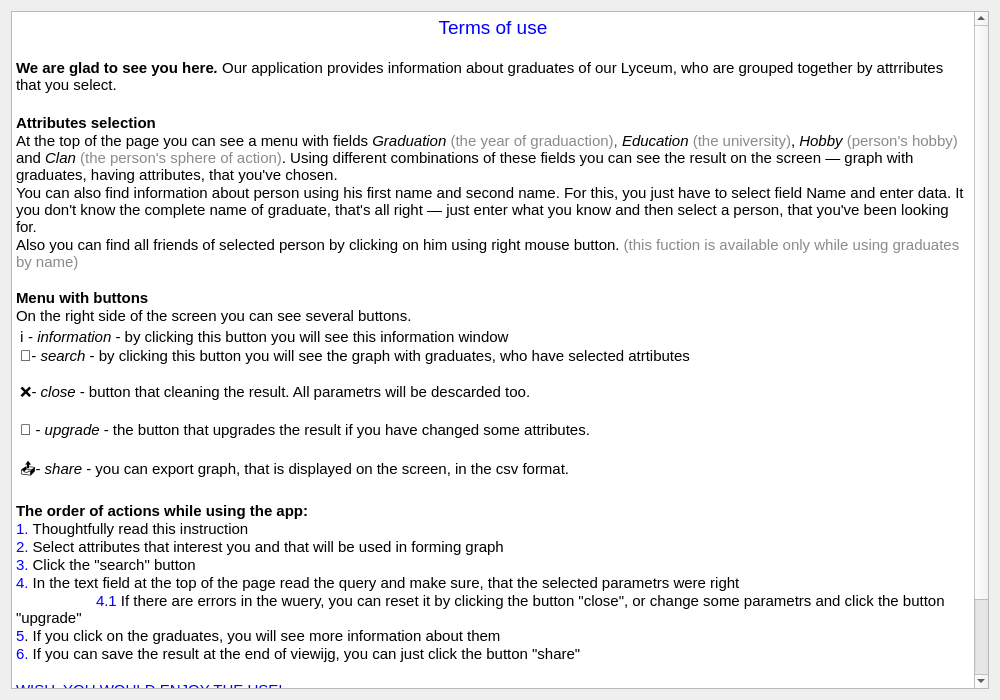
<?xml version="1.0" encoding="UTF-8"?>
<ui version="4.0">
 <class>Dialog</class>
 <widget class="QDialog" name="Dialog">
  <property name="windowModality">
   <enum>Qt::WindowModal</enum>
  </property>
  <property name="geometry">
   <rect>
    <x>0</x>
    <y>0</y>
    <width>1000</width>
    <height>700</height>
   </rect>
  </property>
  <property name="minimumSize">
   <size>
    <width>1000</width>
    <height>700</height>
   </size>
  </property>
  <property name="windowTitle">
   <string>Info</string>
  </property>
  <property name="sizeGripEnabled">
   <bool>false</bool>
  </property>
  <property name="modal">
   <bool>true</bool>
  </property>
  <layout class="QGridLayout" name="gridLayout">
   <item row="0" column="0">
    <widget class="QTextBrowser" name="info_txt">
     <property name="minimumSize">
      <size>
       <width>760</width>
       <height>540</height>
      </size>
     </property>
     <property name="autoFillBackground">
      <bool>false</bool>
     </property>
     <property name="styleSheet">
      <string notr="true"/>
     </property>
     <property name="verticalScrollBarPolicy">
      <enum>Qt::ScrollBarAsNeeded</enum>
     </property>
     <property name="html">
      <string>&lt;!DOCTYPE HTML PUBLIC &quot;-//W3C//DTD HTML 4.0//EN&quot; &quot;http://www.w3.org/TR/REC-html40/strict.dtd&quot;&gt;
&lt;html&gt;&lt;head&gt;&lt;meta name=&quot;qrichtext&quot; content=&quot;1&quot; /&gt;&lt;style type=&quot;text/css&quot;&gt;
p, li { white-space: pre-wrap; }
&lt;/style&gt;&lt;/head&gt;&lt;body style=&quot; font-family:'MS Shell Dlg 2'; font-size:7.875pt; font-weight:400; font-style:normal;&quot;&gt;
&lt;p align=&quot;center&quot; style=&quot; margin-top:0px; margin-bottom:0px; margin-left:0px; margin-right:0px; -qt-block-indent:0; text-indent:0px;&quot;&gt;&lt;span style=&quot; font-family:'.AppleSystemUIFont'; font-size:14pt; color:#0000ff;&quot;&gt;Terms of use&lt;/span&gt;&lt;/p&gt;
&lt;p style=&quot;-qt-paragraph-type:empty; margin-top:0px; margin-bottom:0px; margin-left:0px; margin-right:0px; -qt-block-indent:0; text-indent:0px; font-family:'.AppleSystemUIFont'; font-size:13pt;&quot;&gt;&lt;br /&gt;&lt;/p&gt;
&lt;p style=&quot; margin-top:0px; margin-bottom:0px; margin-left:0px; margin-right:0px; -qt-block-indent:0; text-indent:0px;&quot;&gt;&lt;span style=&quot; font-family:'.AppleSystemUIFont'; font-size:11pt; font-weight:600;&quot;&gt;We are glad to see you here&lt;/span&gt;&lt;span style=&quot; font-family:'.AppleSystemUIFont'; font-size:11pt; font-weight:600; font-style:italic;&quot;&gt;.&lt;/span&gt;&lt;span style=&quot; font-family:'.AppleSystemUIFont'; font-size:11pt;&quot;&gt; Our application provides information about graduates of our Lyceum, who are grouped together by attrributes that you select. &lt;/span&gt;&lt;/p&gt;
&lt;p style=&quot;-qt-paragraph-type:empty; margin-top:0px; margin-bottom:0px; margin-left:0px; margin-right:0px; -qt-block-indent:0; text-indent:0px; font-family:'.AppleSystemUIFont'; font-size:13pt;&quot;&gt;&lt;br /&gt;&lt;/p&gt;
&lt;p style=&quot; margin-top:0px; margin-bottom:0px; margin-left:0px; margin-right:0px; -qt-block-indent:0; text-indent:0px;&quot;&gt;&lt;span style=&quot; font-family:'.AppleSystemUIFont'; font-size:11pt; font-weight:600;&quot;&gt;Attributes selection&lt;/span&gt;&lt;/p&gt;
&lt;p style=&quot; margin-top:0px; margin-bottom:0px; margin-left:0px; margin-right:0px; -qt-block-indent:0; text-indent:0px;&quot;&gt;&lt;span style=&quot; font-family:'.AppleSystemUIFont'; font-size:11pt;&quot;&gt;At the top of the page you can see a menu with fields &lt;/span&gt;&lt;span style=&quot; font-family:'.AppleSystemUIFont'; font-size:11pt; font-style:italic;&quot;&gt;Graduation &lt;/span&gt;&lt;span style=&quot; font-family:'.AppleSystemUIFont'; font-size:11pt; color:#8a8a8a;&quot;&gt;(the year of graduaction)&lt;/span&gt;&lt;span style=&quot; font-family:'.AppleSystemUIFont'; font-size:11pt; color:#505050;&quot;&gt;, &lt;/span&gt;&lt;span style=&quot; font-family:'.AppleSystemUIFont'; font-size:11pt; font-style:italic; color:#000000;&quot;&gt;Education&lt;/span&gt;&lt;span style=&quot; font-family:'.AppleSystemUIFont'; font-size:11pt; color:#8a8a8a;&quot;&gt; (the university)&lt;/span&gt;&lt;span style=&quot; font-family:'.AppleSystemUIFont'; font-size:11pt; color:#000000;&quot;&gt;, &lt;/span&gt;&lt;span style=&quot; font-family:'.AppleSystemUIFont'; font-size:11pt; font-style:italic; color:#000000;&quot;&gt;Hobby&lt;/span&gt;&lt;span style=&quot; font-family:'.AppleSystemUIFont'; font-size:11pt; color:#000000;&quot;&gt; &lt;/span&gt;&lt;span style=&quot; font-family:'.AppleSystemUIFont'; font-size:11pt; color:#8a8a8a;&quot;&gt;(person's hobby)&lt;/span&gt;&lt;span style=&quot; font-family:'.AppleSystemUIFont'; font-size:11pt; color:#000000;&quot;&gt; and &lt;/span&gt;&lt;span style=&quot; font-family:'.AppleSystemUIFont'; font-size:11pt; font-style:italic; color:#000000;&quot;&gt;Clan&lt;/span&gt;&lt;span style=&quot; font-family:'.AppleSystemUIFont'; font-size:11pt; color:#000000;&quot;&gt; &lt;/span&gt;&lt;span style=&quot; font-family:'.AppleSystemUIFont'; font-size:11pt; color:#8a8a8a;&quot;&gt;(the person's sphere of action)&lt;/span&gt;&lt;span style=&quot; font-family:'.AppleSystemUIFont'; font-size:11pt; color:#000000;&quot;&gt;. Using different combinations of these fields you can see the result on the screen &lt;/span&gt;&lt;span style=&quot; font-family:'.AppleSystemUIFont'; font-size:11pt;&quot;&gt;— graph with graduates, having attributes, that you've chosen.&lt;/span&gt;&lt;/p&gt;
&lt;p style=&quot; margin-top:0px; margin-bottom:0px; margin-left:0px; margin-right:0px; -qt-block-indent:0; text-indent:0px;&quot;&gt;&lt;span style=&quot; font-family:'.AppleSystemUIFont'; font-size:11pt;&quot;&gt;You can also find information about person using his first name and second name. For this, you just have to select field Name and enter data. It you don't know the complete name of graduate, that's all right — just enter what you know and then select a person, that you've been looking for.&lt;/span&gt;&lt;/p&gt;
&lt;p style=&quot; margin-top:0px; margin-bottom:0px; margin-left:0px; margin-right:0px; -qt-block-indent:0; text-indent:0px;&quot;&gt;&lt;span style=&quot; font-family:'.AppleSystemUIFont'; font-size:11pt;&quot;&gt;Also you can find all friends of selected person by clicking on him using right mouse button. &lt;/span&gt;&lt;span style=&quot; font-family:'.AppleSystemUIFont'; font-size:11pt; color:#8a8a8a;&quot;&gt;(this fuction is available only while using graduates by name)&lt;/span&gt;&lt;/p&gt;
&lt;p style=&quot;-qt-paragraph-type:empty; margin-top:0px; margin-bottom:0px; margin-left:0px; margin-right:0px; -qt-block-indent:0; text-indent:0px; font-family:'.AppleSystemUIFont'; font-size:11pt;&quot;&gt;&lt;br /&gt;&lt;/p&gt;
&lt;p style=&quot; margin-top:0px; margin-bottom:0px; margin-left:0px; margin-right:0px; -qt-block-indent:0; text-indent:0px;&quot;&gt;&lt;span style=&quot; font-family:'.AppleSystemUIFont'; font-size:11pt; font-weight:600;&quot;&gt;Menu with buttons&lt;/span&gt;&lt;/p&gt;
&lt;p style=&quot; margin-top:0px; margin-bottom:0px; margin-left:0px; margin-right:0px; -qt-block-indent:0; text-indent:0px;&quot;&gt;&lt;span style=&quot; font-family:'.AppleSystemUIFont'; font-size:11pt;&quot;&gt;On the right side of the screen you can see several buttons.&lt;/span&gt;&lt;/p&gt;
&lt;p style=&quot; margin-top:0px; margin-bottom:0px; margin-left:0px; margin-right:0px; -qt-block-indent:0; text-indent:0px;&quot;&gt;&lt;span style=&quot; font-family:'.AppleSystemUIFont'; font-size:11pt;&quot;&gt; ℹ - &lt;/span&gt;&lt;span style=&quot; font-family:'.AppleSystemUIFont'; font-size:11pt; font-style:italic;&quot;&gt;information&lt;/span&gt;&lt;span style=&quot; font-family:'.AppleSystemUIFont'; font-size:11pt;&quot;&gt; - by clicking this button you will see this information window&lt;/span&gt;&lt;/p&gt;
&lt;p style=&quot; margin-top:0px; margin-bottom:0px; margin-left:0px; margin-right:0px; -qt-block-indent:0; text-indent:0px;&quot;&gt;&lt;span style=&quot; font-family:'.AppleSystemUIFont'; font-size:11pt;&quot;&gt; 🔎- &lt;/span&gt;&lt;span style=&quot; font-family:'.AppleSystemUIFont'; font-size:11pt; font-style:italic;&quot;&gt;search&lt;/span&gt;&lt;span style=&quot; font-family:'.AppleSystemUIFont'; font-size:11pt;&quot;&gt; - by clicking this button you will see the graph with graduates, who have selected atrtibutes &lt;/span&gt;&lt;/p&gt;
&lt;p style=&quot;-qt-paragraph-type:empty; margin-top:0px; margin-bottom:0px; margin-left:0px; margin-right:0px; -qt-block-indent:0; text-indent:0px; font-family:'.AppleSystemUIFont'; font-size:11pt;&quot;&gt;&lt;br /&gt;&lt;/p&gt;
&lt;p style=&quot; margin-top:0px; margin-bottom:0px; margin-left:0px; margin-right:0px; -qt-block-indent:0; text-indent:0px;&quot;&gt;&lt;span style=&quot; font-family:'.AppleSystemUIFont'; font-size:11pt;&quot;&gt; ❌- &lt;/span&gt;&lt;span style=&quot; font-family:'.AppleSystemUIFont'; font-size:11pt; font-style:italic;&quot;&gt;close&lt;/span&gt;&lt;span style=&quot; font-family:'.AppleSystemUIFont'; font-size:11pt;&quot;&gt; - button that cleaning the result. All parametrs will be descarded too.&lt;/span&gt;&lt;/p&gt;
&lt;p style=&quot;-qt-paragraph-type:empty; margin-top:0px; margin-bottom:0px; margin-left:0px; margin-right:0px; -qt-block-indent:0; text-indent:0px; font-family:'.AppleSystemUIFont'; font-size:11pt;&quot;&gt;&lt;br /&gt;&lt;/p&gt;
&lt;p style=&quot; margin-top:0px; margin-bottom:0px; margin-left:0px; margin-right:0px; -qt-block-indent:0; text-indent:0px;&quot;&gt;&lt;span style=&quot; font-family:'.AppleSystemUIFont'; font-size:11pt;&quot;&gt; 🔄 - &lt;/span&gt;&lt;span style=&quot; font-family:'.AppleSystemUIFont'; font-size:11pt; font-style:italic;&quot;&gt;upgrade&lt;/span&gt;&lt;span style=&quot; font-family:'.AppleSystemUIFont'; font-size:11pt;&quot;&gt; - the button that upgrades the result if you have changed some attributes.&lt;/span&gt;&lt;/p&gt;
&lt;p style=&quot;-qt-paragraph-type:empty; margin-top:0px; margin-bottom:0px; margin-left:0px; margin-right:0px; -qt-block-indent:0; text-indent:0px; font-family:'.AppleSystemUIFont'; font-size:11pt;&quot;&gt;&lt;br /&gt;&lt;/p&gt;
&lt;p style=&quot; margin-top:0px; margin-bottom:0px; margin-left:0px; margin-right:0px; -qt-block-indent:0; text-indent:0px;&quot;&gt;&lt;span style=&quot; font-family:'.AppleSystemUIFont'; font-size:11pt;&quot;&gt; 📤- &lt;/span&gt;&lt;span style=&quot; font-family:'.AppleSystemUIFont'; font-size:11pt; font-style:italic;&quot;&gt;share&lt;/span&gt;&lt;span style=&quot; font-family:'.AppleSystemUIFont'; font-size:11pt;&quot;&gt; - you can export graph, that is displayed on the screen, in the csv format.&lt;/span&gt;&lt;/p&gt;
&lt;p style=&quot;-qt-paragraph-type:empty; margin-top:0px; margin-bottom:0px; margin-left:0px; margin-right:0px; -qt-block-indent:0; text-indent:0px; font-family:'.AppleSystemUIFont'; font-size:11pt;&quot;&gt;&lt;br /&gt;&lt;/p&gt;
&lt;p style=&quot; margin-top:0px; margin-bottom:0px; margin-left:0px; margin-right:0px; -qt-block-indent:0; text-indent:0px;&quot;&gt;&lt;span style=&quot; font-family:'.AppleSystemUIFont'; font-size:11pt; font-weight:600;&quot;&gt;The order of actions while using the app:&lt;/span&gt;&lt;/p&gt;
&lt;p style=&quot; margin-top:0px; margin-bottom:0px; margin-left:0px; margin-right:0px; -qt-block-indent:0; text-indent:0px;&quot;&gt;&lt;span style=&quot; font-family:'.AppleSystemUIFont'; font-size:11pt; color:#0000ff;&quot;&gt;1. &lt;/span&gt;&lt;span style=&quot; font-family:'.AppleSystemUIFont'; font-size:11pt;&quot;&gt;Thoughtfully read this instruction&lt;/span&gt;&lt;/p&gt;
&lt;p style=&quot; margin-top:0px; margin-bottom:0px; margin-left:0px; margin-right:0px; -qt-block-indent:0; text-indent:0px;&quot;&gt;&lt;span style=&quot; font-family:'.AppleSystemUIFont'; font-size:11pt; color:#0000ff;&quot;&gt;2.&lt;/span&gt;&lt;span style=&quot; font-family:'.AppleSystemUIFont'; font-size:11pt;&quot;&gt; Select attributes that interest you and that will be used in forming graph&lt;/span&gt;&lt;/p&gt;
&lt;p style=&quot; margin-top:0px; margin-bottom:0px; margin-left:0px; margin-right:0px; -qt-block-indent:0; text-indent:0px;&quot;&gt;&lt;span style=&quot; font-family:'.AppleSystemUIFont'; font-size:11pt; color:#0000ff;&quot;&gt;3.&lt;/span&gt;&lt;span style=&quot; font-family:'.AppleSystemUIFont'; font-size:11pt;&quot;&gt; Click the &amp;quot;search&amp;quot; button&lt;/span&gt;&lt;/p&gt;
&lt;p style=&quot; margin-top:0px; margin-bottom:0px; margin-left:0px; margin-right:0px; -qt-block-indent:0; text-indent:0px;&quot;&gt;&lt;span style=&quot; font-family:'.AppleSystemUIFont'; font-size:11pt; color:#0000ff;&quot;&gt;4. &lt;/span&gt;&lt;span style=&quot; font-family:'.AppleSystemUIFont'; font-size:11pt;&quot;&gt;In the text field at the top of the page read the query and make sure, that the selected parametrs were right&lt;/span&gt;&lt;/p&gt;
&lt;p style=&quot; margin-top:0px; margin-bottom:0px; margin-left:0px; margin-right:0px; -qt-block-indent:0; text-indent:0px;&quot;&gt;&lt;span style=&quot; font-family:'.AppleSystemUIFont'; font-size:11pt;&quot;&gt;	&lt;/span&gt;&lt;span style=&quot; font-family:'.AppleSystemUIFont'; font-size:11pt; color:#0000ff;&quot;&gt;4.1 &lt;/span&gt;&lt;span style=&quot; font-family:'.AppleSystemUIFont'; font-size:11pt;&quot;&gt;If there are errors in the wuery, you can reset it by clicking the button &amp;quot;close&amp;quot;, or change some parametrs and click the button &amp;quot;upgrade&amp;quot;&lt;/span&gt;&lt;/p&gt;
&lt;p style=&quot; margin-top:0px; margin-bottom:0px; margin-left:0px; margin-right:0px; -qt-block-indent:0; text-indent:0px;&quot;&gt;&lt;span style=&quot; font-family:'.AppleSystemUIFont'; font-size:11pt; color:#0000ff;&quot;&gt;5&lt;/span&gt;&lt;span style=&quot; font-family:'.AppleSystemUIFont'; font-size:11pt;&quot;&gt;. If you click on the graduates, you will see more information about them&lt;/span&gt;&lt;/p&gt;
&lt;p style=&quot; margin-top:0px; margin-bottom:0px; margin-left:0px; margin-right:0px; -qt-block-indent:0; text-indent:0px;&quot;&gt;&lt;span style=&quot; font-family:'.AppleSystemUIFont'; font-size:11pt; color:#0000ff;&quot;&gt;6.&lt;/span&gt;&lt;span style=&quot; font-family:'.AppleSystemUIFont'; font-size:11pt;&quot;&gt; If you can save the result at the end of viewijg, you can just click the button &amp;quot;share&amp;quot;&lt;/span&gt;&lt;/p&gt;
&lt;p style=&quot;-qt-paragraph-type:empty; margin-top:0px; margin-bottom:0px; margin-left:0px; margin-right:0px; -qt-block-indent:0; text-indent:0px; font-family:'.AppleSystemUIFont'; font-size:11pt;&quot;&gt;&lt;br /&gt;&lt;/p&gt;
&lt;p style=&quot; margin-top:0px; margin-bottom:0px; margin-left:0px; margin-right:0px; -qt-block-indent:0; text-indent:0px;&quot;&gt;&lt;span style=&quot; font-family:'.AppleSystemUIFont'; font-size:11pt; color:#0000ff;&quot;&gt;WISH, YOU WOULD ENJOY THE USE!&lt;/span&gt;&lt;/p&gt;
&lt;p style=&quot;-qt-paragraph-type:empty; margin-top:0px; margin-bottom:0px; margin-left:0px; margin-right:0px; -qt-block-indent:0; text-indent:0px; font-family:'.AppleSystemUIFont'; font-size:11pt;&quot;&gt;&lt;br /&gt;&lt;/p&gt;
&lt;p style=&quot; margin-top:0px; margin-bottom:0px; margin-left:0px; margin-right:0px; -qt-block-indent:0; text-indent:0px;&quot;&gt;&lt;span style=&quot; font-family:'.AppleSystemUIFont'; font-size:12pt; font-weight:600; color:#fc0107;&quot;&gt;Attention!&lt;/span&gt;&lt;/p&gt;
&lt;p style=&quot; margin-top:0px; margin-bottom:0px; margin-left:0px; margin-right:0px; -qt-block-indent:0; text-indent:0px;&quot;&gt;&lt;span style=&quot; font-family:'.AppleSystemUIFont'; font-size:11pt; color:#fc0107;&quot;&gt;This application was created exclusively in educational purposes. Data diffusion is restricted by the low.&lt;/span&gt;&lt;/p&gt;
&lt;p style=&quot; margin-top:0px; margin-bottom:0px; margin-left:0px; margin-right:0px; -qt-block-indent:0; text-indent:0px;&quot;&gt;&lt;span style=&quot; font-family:'.AppleSystemUIFont'; font-size:11pt; color:#000000;&quot;&gt;*All information about students is available only in Russian&lt;/span&gt;&lt;/p&gt;&lt;/body&gt;&lt;/html&gt;</string>
     </property>
    </widget>
   </item>
  </layout>
 </widget>
 <resources/>
 <connections/>
</ui>
